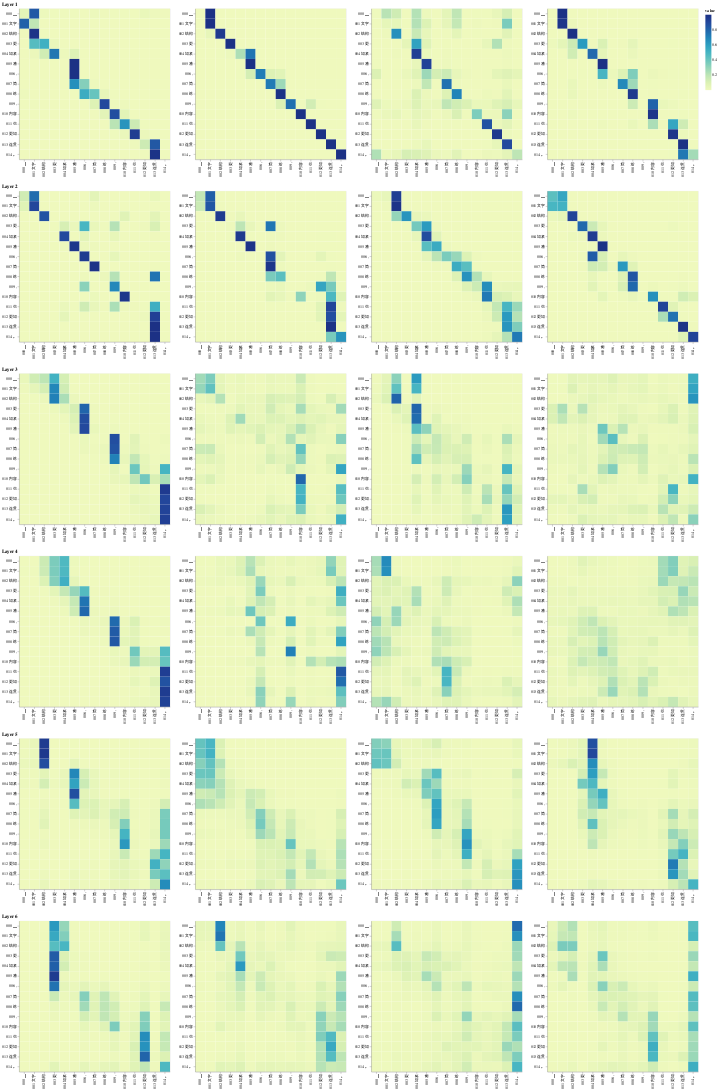

Source (notebook cell):
### Code cell
viz_encoder_self_attn(model, src_words)

### Figure 1 — Vega-Lite specification as saved in the notebook (floating-point values rounded to 4 significant figures; data arrays with more than 128 entries replaced by an {"elided": "..."} marker saying what was removed)
{"config": {"view": {"continuousWidth": 400, "continuousHeight": 300}}, "hconcat": [{"vconcat": [{"hconcat": [{"data": {"name": "data-2de1bd4c42214e83003f8f00a7f0373b"}, "mark": "rect", "encoding": {"color": {"type": "quantitative", "field": "value"}, "tooltip": [{"type": "quantitative", "field": "row"}, {"type": "quantitative", "field": "column"}, {"type": "quantitative", "field": "value"}, {"type": "nominal", "field": "row_token"}, {"type": "nominal", "field": "col_token"}], "x": {"type": "nominal", "axis": {"title": ""}, "field": "col_token"}, "y": {"type": "nominal", "axis": {"title": ""}, "field": "row_token"}}, "height": 400, "selection": {"selector001": {"type": "interval", "bind": "scales", "encodings": ["x", "y"]}}, "width": 400}, {"data": {"name": "data-859fe3eeb7b68453bbefd1d215252faa"}, "mark": "rect", "encoding": {"color": {"type": "quantitative", "field": "value"}, "tooltip": [{"type": "quantitative", "field": "row"}, {"type": "quantitative", "field": "column"}, {"type": "quantitative", "field": "value"}, {"type": "nominal", "field": "row_token"}, {"type": "nominal", "field": "col_token"}], "x": {"type": "nominal", "axis": {"title": ""}, "field": "col_token"}, "y": {"type": "nominal", "axis": {"title": ""}, "field": "row_token"}}, "height": 400, "selection": {"selector003": {"type": "interval", "bind": "scales", "encodings": ["x", "y"]}}, "width": 400}, {"data": {"name": "data-4c8d3d81b5fe712c9d7e7dadc04df742"}, "mark": "rect", "encoding": {"color": {"type": "quantitative", "field": "value"}, "tooltip": [{"type": "quantitative", "field": "row"}, {"type": "quantitative", "field": "column"}, {"type": "quantitative", "field": "value"}, {"type": "nominal", "field": "row_token"}, {"type": "nominal", "field": "col_token"}], "x": {"type": "nominal", "axis": {"title": ""}, "field": "col_token"}, "y": {"type": "nominal", "axis": {"title": ""}, "field": "row_token"}}, "height": 400, "selection": {"selector005": {"type": "interval", "bind": "scales", "encodings": ["x", "y"]}}, "width": 400}, {"data": {"name": "data-cfcee1299bf744de666adf9478f49b7c"}, "mark": "rect", "encoding": {"color": {"type": "quantitative", "field": "value"}, "tooltip": [{"type": "quantitative", "field": "row"}, {"type": "quantitative", "field": "column"}, {"type": "quantitative", "field": "value"}, {"type": "nominal", "field": "row_token"}, {"type": "nominal", "field": "col_token"}], "x": {"type": "nominal", "axis": {"title": ""}, "field": "col_token"}, "y": {"type": "nominal", "axis": {"title": ""}, "field": "row_token"}}, "height": 400, "selection": {"selector007": {"type": "interval", "bind": "scales", "encodings": ["x", "y"]}}, "width": 400}]}, {"vconcat": [{"hconcat": [{"data": {"name": "data-ca1f721de863aa08742c4b105cba4189"}, "mark": "rect", "encoding": {"color": {"type": "quantitative", "field": "value"}, "tooltip": [{"type": "quantitative", "field": "row"}, {"type": "quantitative", "field": "column"}, {"type": "quantitative", "field": "value"}, {"type": "nominal", "field": "row_token"}, {"type": "nominal", "field": "col_token"}], "x": {"type": "nominal", "axis": {"title": ""}, "field": "col_token"}, "y": {"type": "nominal", "axis": {"title": ""}, "field": "row_token"}}, "height": 400, "selection": {"selector009": {"type": "interval", "bind": "scales", "encodings": ["x", "y"]}}, "width": 400}, {"data": {"name": "data-0461a6dd74b784735e13b83f00510f11"}, "mark": "rect", "encoding": {"color": {"type": "quantitative", "field": "value"}, "tooltip": [{"type": "quantitative", "field": "row"}, {"type": "quantitative", "field": "column"}, {"type": "quantitative", "field": "value"}, {"type": "nominal", "field": "row_token"}, {"type": "nominal", "field": "col_token"}], "x": {"type": "nominal", "axis": {"title": ""}, "field": "col_token"}, "y": {"type": "nominal", "axis": {"title": ""}, "field": "row_token"}}, "height": 400, "selection": {"selector011": {"type": "interval", "bind": "scales", "encodings": ["x", "y"]}}, "width": 400}, {"data": {"name": "data-5c4f240b7c16709acc6aeb3f083cf3da"}, "mark": "rect", "encoding": {"color": {"type": "quantitative", "field": "value"}, "tooltip": [{"type": "quantitative", "field": "row"}, {"type": "quantitative", "field": "column"}, {"type": "quantitative", "field": "value"}, {"type": "nominal", "field": "row_token"}, {"type": "nominal", "field": "col_token"}], "x": {"type": "nominal", "axis": {"title": ""}, "field": "col_token"}, "y": {"type": "nominal", "axis": {"title": ""}, "field": "row_token"}}, "height": 400, "selection": {"selector013": {"type": "interval", "bind": "scales", "encodings": ["x", "y"]}}, "width": 400}, {"data": {"name": "data-1c7d83c189e5d2581b105a9274e71d7e"}, "mark": "rect", "encoding": {"color": {"type": "quantitative", "field": "value"}, "tooltip": [{"type": "quantitative", "field": "row"}, {"type": "quantitative", "field": "column"}, {"type": "quantitative", "field": "value"}, {"type": "nominal", "field": "row_token"}, {"type": "nominal", "field": "col_token"}], "x": {"type": "nominal", "axis": {"title": ""}, "field": "col_token"}, "y": {"type": "nominal", "axis": {"title": ""}, "field": "row_token"}}, "height": 400, "selection": {"selector015": {"type": "interval", "bind": "scales", "encodings": ["x", "y"]}}, "width": 400}]}], "title": "Layer 2"}, {"vconcat": [{"hconcat": [{"data": {"name": "data-d66a5df6f20293e876b9d896b0c55daf"}, "mark": "rect", "encoding": {"color": {"type": "quantitative", "field": "value"}, "tooltip": [{"type": "quantitative", "field": "row"}, {"type": "quantitative", "field": "column"}, {"type": "quantitative", "field": "value"}, {"type": "nominal", "field": "row_token"}, {"type": "nominal", "field": "col_token"}], "x": {"type": "nominal", "axis": {"title": ""}, "field": "col_token"}, "y": {"type": "nominal", "axis": {"title": ""}, "field": "row_token"}}, "height": 400, "selection": {"selector017": {"type": "interval", "bind": "scales", "encodings": ["x", "y"]}}, "width": 400}, {"data": {"name": "data-3c54d5e5d45d29d2dd248faf2c706d50"}, "mark": "rect", "encoding": {"color": {"type": "quantitative", "field": "value"}, "tooltip": [{"type": "quantitative", "field": "row"}, {"type": "quantitative", "field": "column"}, {"type": "quantitative", "field": "value"}, {"type": "nominal", "field": "row_token"}, {"type": "nominal", "field": "col_token"}], "x": {"type": "nominal", "axis": {"title": ""}, "field": "col_token"}, "y": {"type": "nominal", "axis": {"title": ""}, "field": "row_token"}}, "height": 400, "selection": {"selector019": {"type": "interval", "bind": "scales", "encodings": ["x", "y"]}}, "width": 400}, {"data": {"name": "data-09285411317bcda71b6856de30e08dc7"}, "mark": "rect", "encoding": {"color": {"type": "quantitative", "field": "value"}, "tooltip": [{"type": "quantitative", "field": "row"}, {"type": "quantitative", "field": "column"}, {"type": "quantitative", "field": "value"}, {"type": "nominal", "field": "row_token"}, {"type": "nominal", "field": "col_token"}], "x": {"type": "nominal", "axis": {"title": ""}, "field": "col_token"}, "y": {"type": "nominal", "axis": {"title": ""}, "field": "row_token"}}, "height": 400, "selection": {"selector021": {"type": "interval", "bind": "scales", "encodings": ["x", "y"]}}, "width": 400}, {"data": {"name": "data-37bf698ec2e6fa16527da1a8bdfe6557"}, "mark": "rect", "encoding": {"color": {"type": "quantitative", "field": "value"}, "tooltip": [{"type": "quantitative", "field": "row"}, {"type": "quantitative", "field": "column"}, {"type": "quantitative", "field": "value"}, {"type": "nominal", "field": "row_token"}, {"type": "nominal", "field": "col_token"}], "x": {"type": "nominal", "axis": {"title": ""}, "field": "col_token"}, "y": {"type": "nominal", "axis": {"title": ""}, "field": "row_token"}}, "height": 400, "selection": {"selector023": {"type": "interval", "bind": "scales", "encodings": ["x", "y"]}}, "width": 400}]}], "title": "Layer 3"}, {"vconcat": [{"hconcat": [{"data": {"name": "data-e100f7914c961146cca7f021ea67087f"}, "mark": "rect", "encoding": {"color": {"type": "quantitative", "field": "value"}, "tooltip": [{"type": "quantitative", "field": "row"}, {"type": "quantitative", "field": "column"}, {"type": "quantitative", "field": "value"}, {"type": "nominal", "field": "row_token"}, {"type": "nominal", "field": "col_token"}], "x": {"type": "nominal", "axis": {"title": ""}, "field": "col_token"}, "y": {"type": "nominal", "axis": {"title": ""}, "field": "row_token"}}, "height": 400, "selection": {"selector025": {"type": "interval", "bind": "scales", "encodings": ["x", "y"]}}, "width": 400}, {"data": {"name": "data-780bdfa5e032d0e49d796df10985a7c4"}, "mark": "rect", "encoding": {"color": {"type": "quantitative", "field": "value"}, "tooltip": [{"type": "quantitative", "field": "row"}, {"type": "quantitative", "field": "column"}, {"type": "quantitative", "field": "value"}, {"type": "nominal", "field": "row_token"}, {"type": "nominal", "field": "col_token"}], "x": {"type": "nominal", "axis": {"title": ""}, "field": "col_token"}, "y": {"type": "nominal", "axis": {"title": ""}, "field": "row_token"}}, "height": 400, "selection": {"selector027": {"type": "interval", "bind": "scales", "encodings": ["x", "y"]}}, "width": 400}, {"data": {"name": "data-46f7abe102f45cdab691b65977df6940"}, "mark": "rect", "encoding": {"color": {"type": "quantitative", "field": "value"}, "tooltip": [{"type": "quantitative", "field": "row"}, {"type": "quantitative", "field": "column"}, {"type": "quantitative", "field": "value"}, {"type": "nominal", "field": "row_token"}, {"type": "nominal", "field": "col_token"}], "x": {"type": "nominal", "axis": {"title": ""}, "field": "col_token"}, "y": {"type": "nominal", "axis": {"title": ""}, "field": "row_token"}}, "height": 400, "selection": {"selector029": {"type": "interval", "bind": "scales", "encodings": ["x", "y"]}}, "width": 400}, {"data": {"name": "data-ce8a89317853863c3dbd98f20e75f82d"}, "mark": "rect", "encoding": {"color": {"type": "quantitative", "field": "value"}, "tooltip": [{"type": "quantitative", "field": "row"}, {"type": "quantitative", "field": "column"}, {"type": "quantitative", "field": "value"}, {"type": "nominal", "field": "row_token"}, {"type": "nominal", "field": "col_token"}], "x": {"type": "nominal", "axis": {"title": ""}, "field": "col_token"}, "y": {"type": "nominal", "axis": {"title": ""}, "field": "row_token"}}, "height": 400, "selection": {"selector031": {"type": "interval", "bind": "scales", "encodings": ["x", "y"]}}, "width": 400}]}], "title": "Layer 4"}, {"vconcat": [{"hconcat": [{"data": {"name": "data-f4b554d187c6b86dca26b3063d7b92b5"}, "mark": "rect", "encoding": {"color": {"type": "quantitative", "field": "value"}, "tooltip": [{"type": "quantitative", "field": "row"}, {"type": "quantitative", "field": "column"}, {"type": "quantitative", "field": "value"}, {"type": "nominal", "field": "row_token"}, {"type": "nominal", "field": "col_token"}], "x": {"type": "nominal", "axis": {"title": ""}, "field": "col_token"}, "y": {"type": "nominal", "axis": {"title": ""}, "field": "row_token"}}, "height": 400, "selection": {"selector033": {"type": "interval", "bind": "scales", "encodings": ["x", "y"]}}, "width": 400}, {"data": {"name": "data-bb0de95030805d92f6a7bca526c9c5e6"}, "mark": "rect", "encoding": {"color": {"type": "quantitative", "field": "value"}, "tooltip": [{"type": "quantitative", "field": "row"}, {"type": "quantitative", "field": "column"}, {"type": "quantitative", "field": "value"}, {"type": "nominal", "field": "row_token"}, {"type": "nominal", "field": "col_token"}], "x": {"type": "nominal", "axis": {"title": ""}, "field": "col_token"}, "y": {"type": "nominal", "axis": {"title": ""}, "field": "row_token"}}, "height": 400, "selection": {"selector035": {"type": "interval", "bind": "scales", "encodings": ["x", "y"]}}, "width": 400}, {"data": {"name": "data-63fc38c4724b316464ad537e6e85a59e"}, "mark": "rect", "encoding": {"color": {"type": "quantitative", "field": "value"}, "tooltip": [{"type": "quantitative", "field": "row"}, {"type": "quantitative", "field": "column"}, {"type": "quantitative", "field": "value"}, {"type": "nominal", "field": "row_token"}, {"type": "nominal", "field": "col_token"}], "x": {"type": "nominal", "axis": {"title": ""}, "field": "col_token"}, "y": {"type": "nominal", "axis": {"title": ""}, "field": "row_token"}}, "height": 400, "selection": {"selector037": {"type": "interval", "bind": "scales", "encodings": ["x", "y"]}}, "width": 400}, {"data": {"name": "data-d0dd1897776d75204f891c632838cc5c"}, "mark": "rect", "encoding": {"color": {"type": "quantitative", "field": "value"}, "tooltip": [{"type": "quantitative", "field": "row"}, {"type": "quantitative", "field": "column"}, {"type": "quantitative", "field": "value"}, {"type": "nominal", "field": "row_token"}, {"type": "nominal", "field": "col_token"}], "x": {"type": "nominal", "axis": {"title": ""}, "field": "col_token"}, "y": {"type": "nominal", "axis": {"title": ""}, "field": "row_token"}}, "height": 400, "selection": {"selector039": {"type": "interval", "bind": "scales", "encodings": ["x", "y"]}}, "width": 400}]}], "title": "Layer 5"}, {"vconcat": [{"hconcat": [{"data": {"name": "data-a8a813f0255d23559fb760c520ed101d"}, "mark": "rect", "encoding": {"color": {"type": "quantitative", "field": "value"}, "tooltip": [{"type": "quantitative", "field": "row"}, {"type": "quantitative", "field": "column"}, {"type": "quantitative", "field": "value"}, {"type": "nominal", "field": "row_token"}, {"type": "nominal", "field": "col_token"}], "x": {"type": "nominal", "axis": {"title": ""}, "field": "col_token"}, "y": {"type": "nominal", "axis": {"title": ""}, "field": "row_token"}}, "height": 400, "selection": {"selector041": {"type": "interval", "bind": "scales", "encodings": ["x", "y"]}}, "width": 400}, {"data": {"name": "data-5d7310e52878a747b9a28dc4bd496f7b"}, "mark": "rect", "encoding": {"color": {"type": "quantitative", "field": "value"}, "tooltip": [{"type": "quantitative", "field": "row"}, {"type": "quantitative", "field": "column"}, {"type": "quantitative", "field": "value"}, {"type": "nominal", "field": "row_token"}, {"type": "nominal", "field": "col_token"}], "x": {"type": "nominal", "axis": {"title": ""}, "field": "col_token"}, "y": {"type": "nominal", "axis": {"title": ""}, "field": "row_token"}}, "height": 400, "selection": {"selector043": {"type": "interval", "bind": "scales", "encodings": ["x", "y"]}}, "width": 400}, {"data": {"name": "data-c3f971649fc7a2f0d76ed1d53f523e1f"}, "mark": "rect", "encoding": {"color": {"type": "quantitative", "field": "value"}, "tooltip": [{"type": "quantitative", "field": "row"}, {"type": "quantitative", "field": "column"}, {"type": "quantitative", "field": "value"}, {"type": "nominal", "field": "row_token"}, {"type": "nominal", "field": "col_token"}], "x": {"type": "nominal", "axis": {"title": ""}, "field": "col_token"}, "y": {"type": "nominal", "axis": {"title": ""}, "field": "row_token"}}, "height": 400, "selection": {"selector045": {"type": "interval", "bind": "scales", "encodings": ["x", "y"]}}, "width": 400}, {"data": {"name": "data-6a79d4680b776a55749c6a27d9a09ab3"}, "mark": "rect", "encoding": {"color": {"type": "quantitative", "field": "value"}, "tooltip": [{"type": "quantitative", "field": "row"}, {"type": "quantitative", "field": "column"}, {"type": "quantitative", "field": "value"}, {"type": "nominal", "field": "row_token"}, {"type": "nominal", "field": "col_token"}], "x": {"type": "nominal", "axis": {"title": ""}, "field": "col_token"}, "y": {"type": "nominal", "axis": {"title": ""}, "field": "row_token"}}, "height": 400, "selection": {"selector047": {"type": "interval", "bind": "scales", "encodings": ["x", "y"]}}, "width": 400}]}], "title": "Layer 6"}], "title": "Layer 1"}], "$schema": "https://vega.github.io/schema/vega-lite/v4.8.1.json", "datasets": {"data-2de1bd4c42214e83003f8f00a7f0373b": {"elided": "225 records"}, "data-859fe3eeb7b68453bbefd1d215252faa": {"elided": "225 records"}, "data-4c8d3d81b5fe712c9d7e7dadc04df742": {"elided": "225 records"}, "data-cfcee1299bf744de666adf9478f49b7c": {"elided": "225 records"}, "data-ca1f721de863aa08742c4b105cba4189": {"elided": "225 records"}, "data-0461a6dd74b784735e13b83f00510f11": {"elided": "225 records"}, "data-5c4f240b7c16709acc6aeb3f083cf3da": {"elided": "225 records"}, "data-1c7d83c189e5d2581b105a9274e71d7e": {"elided": "225 records"}, "data-d66a5df6f20293e876b9d896b0c55daf": {"elided": "225 records"}, "data-3c54d5e5d45d29d2dd248faf2c706d50": {"elided": "225 records"}, "data-09285411317bcda71b6856de30e08dc7": {"elided": "225 records"}, "data-37bf698ec2e6fa16527da1a8bdfe6557": {"elided": "225 records"}, "data-e100f7914c961146cca7f021ea67087f": {"elided": "225 records"}, "data-780bdfa5e032d0e49d796df10985a7c4": {"elided": "225 records"}, "data-46f7abe102f45cdab691b65977df6940": {"elided": "225 records"}, "data-ce8a89317853863c3dbd98f20e75f82d": {"elided": "225 records"}, "data-f4b554d187c6b86dca26b3063d7b92b5": {"elided": "225 records"}, "data-bb0de95030805d92f6a7bca526c9c5e6": {"elided": "225 records"}, "data-63fc38c4724b316464ad537e6e85a59e": {"elided": "225 records"}, "data-d0dd1897776d75204f891c632838cc5c": {"elided": "225 records"}, "data-a8a813f0255d23559fb760c520ed101d": {"elided": "225 records"}, "data-5d7310e52878a747b9a28dc4bd496f7b": {"elided": "225 records"}, "data-c3f971649fc7a2f0d76ed1d53f523e1f": {"elided": "225 records"}, "data-6a79d4680b776a55749c6a27d9a09ab3": {"elided": "225 records"}}}
